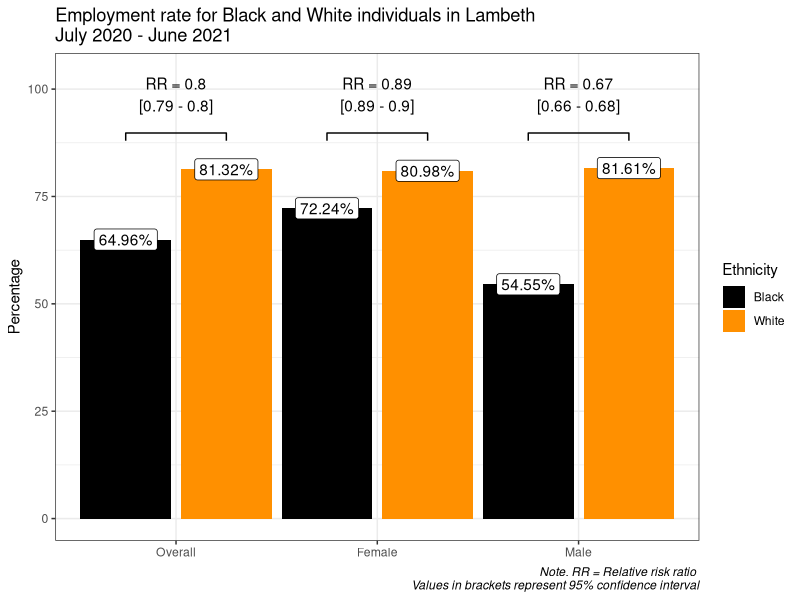
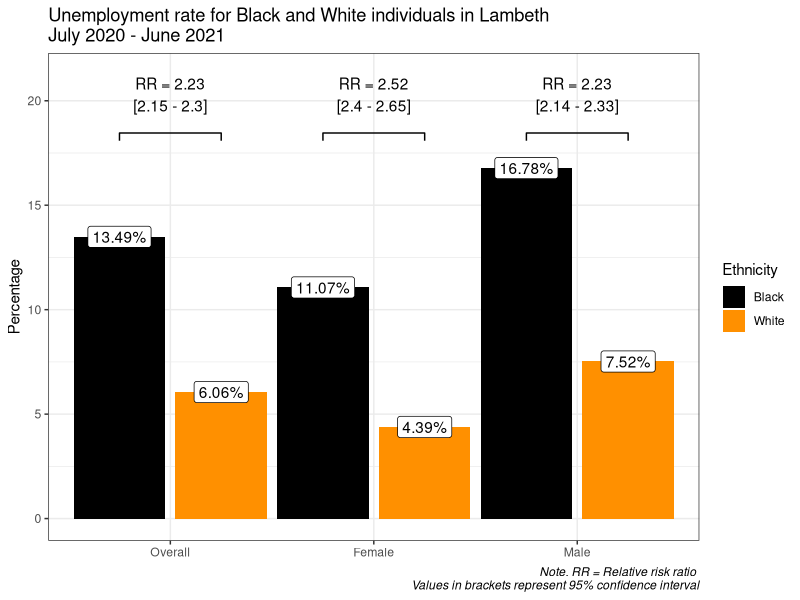
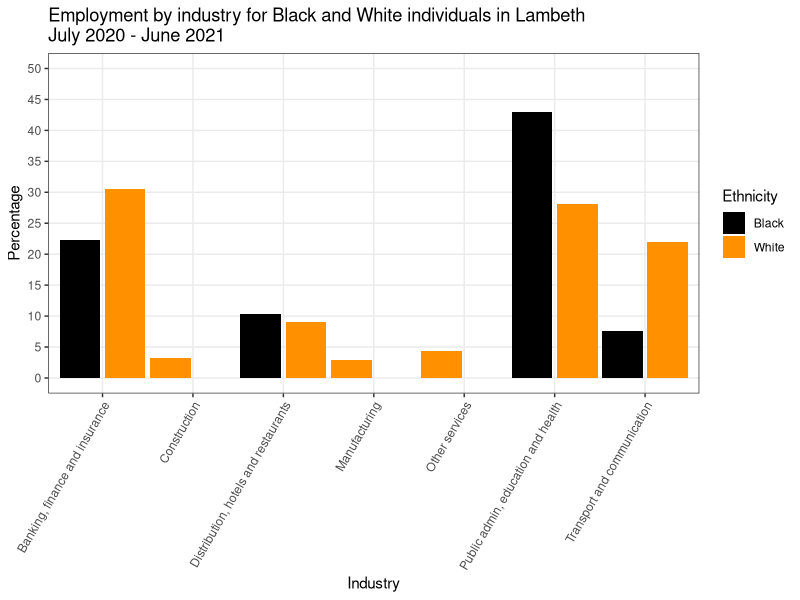
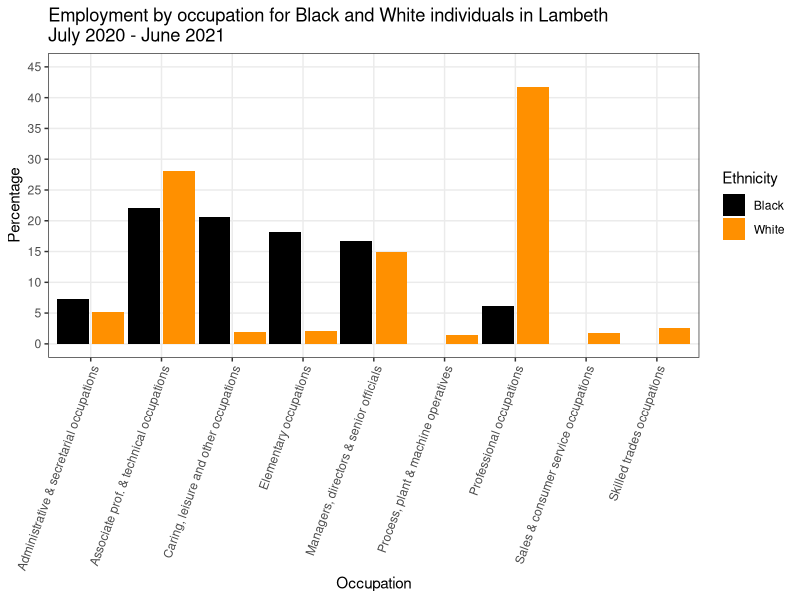
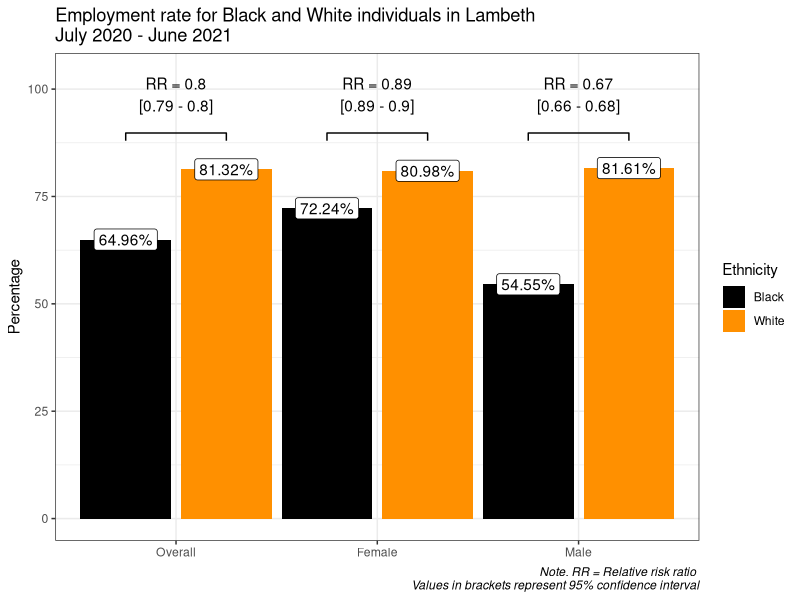
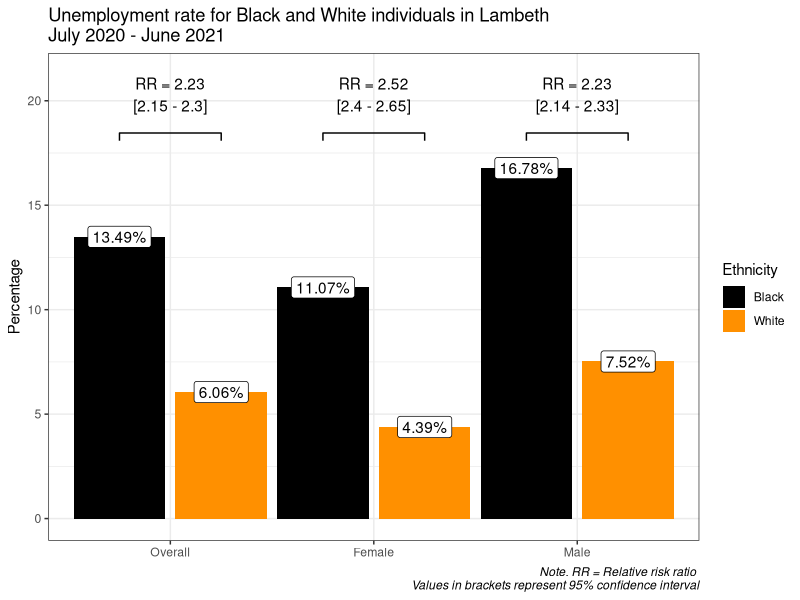
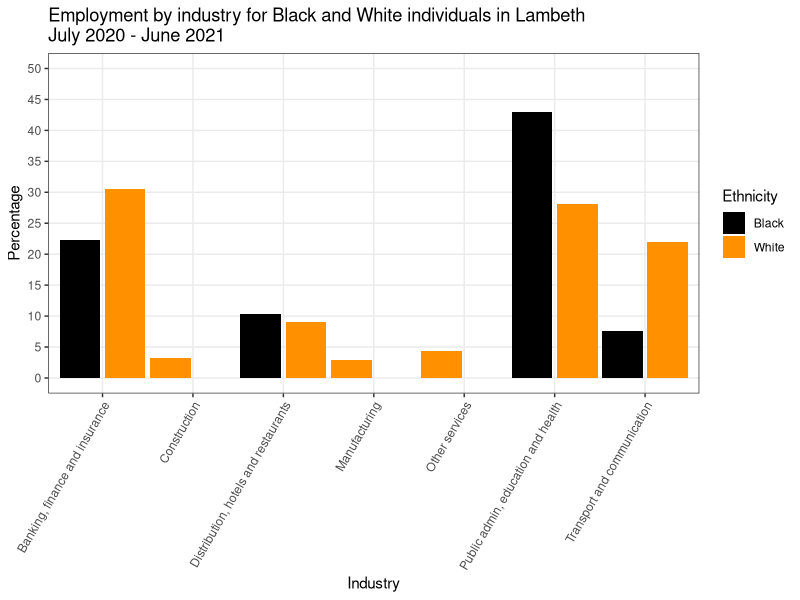
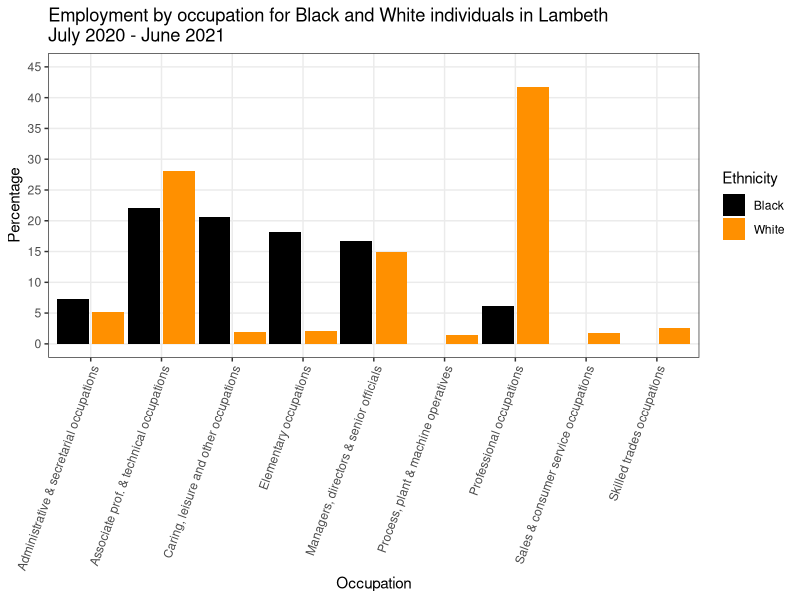

Write R code to recreate these figures, in order.
## ---- chunk 1
knitr::opts_chunk$set(echo = FALSE)
knitr::opts_chunk$set(warning = FALSE)
knitr::opts_chunk$set(message = FALSE)
## ---- chunk 2
library(tidyverse)
library(gmodels)
library(epitools)
library(kableExtra)
library(ggrepel)
## ---- chunk 3
colours <- c("black","#ff9000")
## ---- chunk 4
rr_from_df <- function(df, name){
  # function takes dfs made earlier, transforms in matrices, and creates risk
  # ratios and associated confidence intervals
  # 'name' is the name of the indicator
  mat <- matrix(c(df[2,2],
                  df[2,1],
                  df[1,2],
                  df[1,1]), 2, 2)
  df_out <- data.frame("indicator" = name,
                     "rr" = riskratio(mat)[["measure"]][2,1],
                     "ci_low" = riskratio(mat)[["measure"]][2,2],
                     "ci_upp" = riskratio(mat)[["measure"]][2,3])
  return(df_out)
}
## ---- chunk 5
employment_data <- read.csv("../data/employment_rate_to_jun_21.csv")

employment_data$sex <- factor(employment_data$sex, levels = c("Overall", "Female", "Male"))

# overall
temp <- subset(employment_data, sex == "Overall")

black <- data.frame("black" = c("employed" = temp[which(temp$ethnicity == "Black"), "numerator"], "not_employed" = temp[which(temp$ethnicity == "Black"), "denominator"] - temp[which(temp$ethnicity == "Black"), "numerator"]))

white <- data.frame("white" = c("employed" = temp[which(temp$ethnicity == "White"), "numerator"], "not_employed" = temp[which(temp$ethnicity == "White"), "denominator"] - temp[which(temp$ethnicity == "White"), "numerator"]))

bw_mat <- as.matrix(cbind(black, white))

xtab_employment_overall <- CrossTable(bw_mat, fisher = T, chisq = T, expected = T)
rr_employment_overall <- rr_from_df(as.data.frame(bw_mat), "Overall employment") # get risk ratio

# male
temp <- subset(employment_data, sex == "Male")

black <- data.frame("black" = c("employed" = temp[which(temp$ethnicity == "Black"), "numerator"], "not_employed" = temp[which(temp$ethnicity == "Black"), "denominator"] - temp[which(temp$ethnicity == "Black"), "numerator"]))

white <- data.frame("white" = c("employed" = temp[which(temp$ethnicity == "White"), "numerator"], "not_employed" = temp[which(temp$ethnicity == "White"), "denominator"] - temp[which(temp$ethnicity == "White"), "numerator"]))

bw_mat <- as.matrix(cbind(black, white))

xtab_employment_male <- CrossTable(bw_mat, fisher = T, chisq = T, expected = T)
rr_employment_male <- rr_from_df(as.data.frame(bw_mat), "Male employment") # get risk ratio

# female
temp <- subset(employment_data, sex == "Female")

black <- data.frame("black" = c("employed" = temp[which(temp$ethnicity == "Black"), "numerator"], "not_employed" = temp[which(temp$ethnicity == "Black"), "denominator"] - temp[which(temp$ethnicity == "Black"), "numerator"]))

white <- data.frame("white" = c("employed" = temp[which(temp$ethnicity == "White"), "numerator"], "not_employed" = temp[which(temp$ethnicity == "White"), "denominator"] - temp[which(temp$ethnicity == "White"), "numerator"]))

bw_mat <- as.matrix(cbind(black, white))
rr_employment_female <- rr_from_df(as.data.frame(bw_mat), "Female employment") # get risk ratio

xtab_employment_female <- CrossTable(bw_mat, fisher = T, chisq = T, expected = T)

## ---- chunk 6

employment_data <- employment_data %>%
  rename(
    Ethnicity = ethnicity
  )

employment_data$Ethnicity <- as.factor(employment_data$Ethnicity)
# set up values for line
var <- employment_data$percentage
maxval <- max(var) * 1.1
lowval <- maxval - (maxval * .02)
txtval <- maxval * 1.1
lpos_1 <- which(levels(employment_data$sex) == "Overall") - 0.25
rpos_1 <- which(levels(employment_data$sex) == "Overall") + 0.25
mpos_1 <- (lpos_1 + rpos_1) / 2
line_1_df <- data.frame(a = c(lpos_1, lpos_1, rpos_1, rpos_1), b = c(lowval, maxval, maxval, lowval)) # df for line
lpos_2 <- which(levels(employment_data$sex) == "Female") - 0.25
rpos_2 <- which(levels(employment_data$sex) == "Female") + 0.25
mpos_2 <- (lpos_2 + rpos_2) / 2
line_2_df <- data.frame(a = c(lpos_2, lpos_2, rpos_2, rpos_2), b = c(lowval, maxval, maxval, lowval)) # df for line
lpos_3 <- which(levels(employment_data$sex) == "Male") - 0.25
rpos_3 <- which(levels(employment_data$sex) == "Male") + 0.25
mpos_3 <- (lpos_3 + rpos_3) / 2
line_3_df <- data.frame(a = c(lpos_3, lpos_3, rpos_3, rpos_3), b = c(lowval, maxval, maxval, lowval)) # df for line

rr_1 <- round(rr_employment_overall$rr, 2)
rr_2 <- round(rr_employment_female$rr, 2)
rr_3 <- round(rr_employment_male$rr, 2)

rr_ci_low_1 <- round(rr_employment_overall$ci_low,2)
rr_ci_low_2 <- round(rr_employment_female$ci_low,2)
rr_ci_low_3 <- round(rr_employment_male$ci_low,2)

rr_ci_upp_1 <- round(rr_employment_overall$ci_upp,2)
rr_ci_upp_2 <- round(rr_employment_female$ci_upp,2)
rr_ci_upp_3 <- round(rr_employment_male$ci_upp,2)

dodge_val = 1 

ggplot(employment_data, aes(sex, percentage, fill = Ethnicity, group = Ethnicity)) +
  geom_col(position = position_dodge(width = dodge_val)) +
  theme_bw() +
  theme(
    plot.caption = element_text(face = "italic"),
    axis.title.x = element_blank()) + 
  geom_label(aes(label = paste0(round(percentage, 2), "%")), position = position_dodge(width = dodge_val), fill = "white") +
  ylab("Percentage") +
  geom_line(inherit.aes = F, data = line_1_df, aes(a, b)) +
  geom_line(inherit.aes = F, data = line_2_df, aes(a, b)) +
  geom_line(inherit.aes = F, data = line_3_df, aes(a, b)) +
  annotate("text", x = mpos_1, y = txtval, label = paste0("RR = ", rr_1, "\n[", rr_ci_low_1, " - ", rr_ci_upp_1,"]")) +
  annotate("text", x = mpos_2, y = txtval, label = paste0("RR = ", rr_2, "\n[", rr_ci_low_2, " - ", rr_ci_upp_2,"]")) +
  annotate("text", x = mpos_3, y = txtval, label = paste0("RR = ", rr_3, "\n[", rr_ci_low_3, " - ", rr_ci_upp_3,"]")) +
  scale_y_continuous(limits = c(0, maxval * 1.15)) +
  labs(caption = "Note. RR = Relative risk ratio \nValues in brackets represent 95% confidence interval") +
  scale_fill_manual(values = colours) +
  ggtitle("Employment rate for Black and White individuals in Lambeth \nJuly 2020 - June 2021")

ggsave("../images/employment_rate.png", width = 7, height = 5)
## ---- chunk 7
table_data <- employment_data %>%
  mutate(
    percentage = round(percentage, 2),
    sex = as.factor(sex)
  ) %>%
  select(sex, everything())
  

table_data <- table_data[c(order(table_data$sex, table_data$Ethnicity)),]

write_csv(table_data, file = "../data/employment_data.csv")

table_data %>%
  kable(caption = "Employment rate statistics", col.names = c("Sex", "Ethnicity", "Number employed","Population","Percentage employed"), row.names = F) %>%
  kable_styling(latex_options = "hold_position")
## ---- chunk 8
unemployment_data <- read.csv("../data/unemployment_rate_to_jun_21.csv")

unemployment_data$sex <- factor(unemployment_data$sex, levels = c("Overall", "Female", "Male"))

# overall
temp <- subset(unemployment_data, sex == "Overall")

black <- data.frame("black" = c("employed" = temp[which(temp$ethnicity == "Black"), "numerator"], "not_employed" = temp[which(temp$ethnicity == "Black"), "denominator"] - temp[which(temp$ethnicity == "Black"), "numerator"]))

white <- data.frame("white" = c("employed" = temp[which(temp$ethnicity == "White"), "numerator"], "not_employed" = temp[which(temp$ethnicity == "White"), "denominator"] - temp[which(temp$ethnicity == "White"), "numerator"]))

bw_mat <- as.matrix(cbind(black, white))

xtab_unemployment_overall <- CrossTable(bw_mat, fisher = T, chisq = T, expected = T)
rr_unemployment_overall <- rr_from_df(as.data.frame(bw_mat), "Overall unemployment") # get risk ratio

# male
temp <- subset(unemployment_data, sex == "Male")

black <- data.frame("black" = c("employed" = temp[which(temp$ethnicity == "Black"), "numerator"], "not_employed" = temp[which(temp$ethnicity == "Black"), "denominator"] - temp[which(temp$ethnicity == "Black"), "numerator"]))

white <- data.frame("white" = c("employed" = temp[which(temp$ethnicity == "White"), "numerator"], "not_employed" = temp[which(temp$ethnicity == "White"), "denominator"] - temp[which(temp$ethnicity == "White"), "numerator"]))

bw_mat <- as.matrix(cbind(black, white))

xtab_unemployment_male <- CrossTable(bw_mat, fisher = T, chisq = T, expected = T)
rr_unemployment_male <- rr_from_df(as.data.frame(bw_mat), "Male unemployment") # get risk ratio

# female
temp <- subset(unemployment_data, sex == "Female")

black <- data.frame("black" = c("employed" = temp[which(temp$ethnicity == "Black"), "numerator"], "not_employed" = temp[which(temp$ethnicity == "Black"), "denominator"] - temp[which(temp$ethnicity == "Black"), "numerator"]))

white <- data.frame("white" = c("employed" = temp[which(temp$ethnicity == "White"), "numerator"], "not_employed" = temp[which(temp$ethnicity == "White"), "denominator"] - temp[which(temp$ethnicity == "White"), "numerator"]))

bw_mat <- as.matrix(cbind(black, white))

xtab_ununemployment_female <- CrossTable(bw_mat, fisher = T, chisq = T, expected = T)
rr_unemployment_female <- rr_from_df(as.data.frame(bw_mat), "Female unemployment") # get risk ratio
## ---- chunk 9
unemployment_data <- unemployment_data %>%
  rename(
    Ethnicity = ethnicity
  )

unemployment_data$Ethnicity <- as.factor(unemployment_data$Ethnicity)
# set up values for line
var <- unemployment_data$percentage
maxval <- max(var) * 1.1
lowval <- maxval - (maxval * .02)
txtval <- maxval * 1.1
lpos_1 <- which(levels(unemployment_data$sex) == "Overall") - 0.25
rpos_1 <- which(levels(unemployment_data$sex) == "Overall") + 0.25
mpos_1 <- (lpos_1 + rpos_1) / 2
line_1_df <- data.frame(a = c(lpos_1, lpos_1, rpos_1, rpos_1), b = c(lowval, maxval, maxval, lowval)) # df for line
lpos_2 <- which(levels(unemployment_data$sex) == "Female") - 0.25
rpos_2 <- which(levels(unemployment_data$sex) == "Female") + 0.25
mpos_2 <- (lpos_2 + rpos_2) / 2
line_2_df <- data.frame(a = c(lpos_2, lpos_2, rpos_2, rpos_2), b = c(lowval, maxval, maxval, lowval)) # df for line
lpos_3 <- which(levels(unemployment_data$sex) == "Male") - 0.25
rpos_3 <- which(levels(unemployment_data$sex) == "Male") + 0.25
mpos_3 <- (lpos_3 + rpos_3) / 2
line_3_df <- data.frame(a = c(lpos_3, lpos_3, rpos_3, rpos_3), b = c(lowval, maxval, maxval, lowval)) # df for line

rr_1 <- round(rr_unemployment_overall$rr, 2)
rr_2 <- round(rr_unemployment_female$rr, 2)
rr_3 <- round(rr_unemployment_male$rr, 2)

rr_ci_low_1 <- round(rr_unemployment_overall$ci_low,2)
rr_ci_low_2 <- round(rr_unemployment_female$ci_low,2)
rr_ci_low_3 <- round(rr_unemployment_male$ci_low,2)

rr_ci_upp_1 <- round(rr_unemployment_overall$ci_upp,2)
rr_ci_upp_2 <- round(rr_unemployment_female$ci_upp,2)
rr_ci_upp_3 <- round(rr_unemployment_male$ci_upp,2)

dodge_val = 1 

ggplot(unemployment_data, aes(sex, percentage, fill = Ethnicity, group = Ethnicity)) +
  geom_col(position = position_dodge(width = dodge_val)) +
  theme_bw() +
  theme(
    plot.caption = element_text(face = "italic"),
    axis.title.x = element_blank()) + 
  geom_label(aes(label = paste0(round(percentage, 2), "%")), position = position_dodge(width = dodge_val), fill = "white") +
  ylab("Percentage") +
  geom_line(inherit.aes = F, data = line_1_df, aes(a, b)) +
  geom_line(inherit.aes = F, data = line_2_df, aes(a, b)) +
  geom_line(inherit.aes = F, data = line_3_df, aes(a, b)) +
  annotate("text", x = mpos_1, y = txtval, label = paste0("RR = ", rr_1, "\n[", rr_ci_low_1, " - ", rr_ci_upp_1,"]")) +
  annotate("text", x = mpos_2, y = txtval, label = paste0("RR = ", rr_2, "\n[", rr_ci_low_2, " - ", rr_ci_upp_2,"]")) +
  annotate("text", x = mpos_3, y = txtval, label = paste0("RR = ", rr_3, "\n[", rr_ci_low_3, " - ", rr_ci_upp_3,"]")) +
  scale_y_continuous(limits = c(0, maxval * 1.15)) +
  labs(caption = "Note. RR = Relative risk ratio \nValues in brackets represent 95% confidence interval") +
  scale_fill_manual(values = colours) +
  ggtitle("Unemployment rate for Black and White individuals in Lambeth \nJuly 2020 - June 2021")

ggsave("../images/unemployment_rate.png", width = 7, height = 5)

## ---- chunk 10
table_data <- unemployment_data %>%
  mutate(
    percentage = round(percentage, 2),
    Ethnicity = as.factor(Ethnicity),
    sex = as.factor(sex)
  ) %>%
  select(sex, everything())
  
table_data <- table_data[c(order(table_data$sex, table_data$Ethnicity)),]

write_csv(table_data, file = "../data/unemployment_data.csv")

table_data %>%
  kable(caption = "Unemployment rate statistics", col.names = c("Sex", "Ethnicity", "Number unemployed","Population","Percentage unemployed"), row.names = F) %>%
  kable_styling(latex_options = "hold_position")
## ---- chunk 11
industry_data <- read.csv("../data/industry_by_ethnicity_to_jun_21.csv")

plot_data <- industry_data

plot_data <- plot_data[rowSums(is.na(plot_data)) != ncol(plot_data) - 3,]
plot_data <- plot_data[-c(which(plot_data$Industry == "Total services")),]

dodge_val = 1 
# plot_data %>%
#   complete(Industry, Ethnicity) %>%
  ggplot(plot_data, aes(Industry, Percentage, fill = Ethnicity)) +
  geom_col(position = position_dodge(width = dodge_val, preserve = "single")) +
  theme_bw() +
  theme(
    axis.text.x = element_text(angle = 60, vjust = 1, hjust = 1),
    panel.grid.minor.y = element_blank()
  ) +
  scale_fill_manual(values = colours) +
  scale_y_continuous(breaks = seq(0,50,5), limits = c(0,50)) +
  ggtitle("Employment by industry for Black and White individuals in Lambeth \nJuly 2020 - June 2021")

ggsave("../images/industry.png", width = 6, height = 6)

## ---- chunk 12
table_data <- industry_data %>%
  mutate(
    Percentage = round(Percentage, 2),
    Ethnicity = as.factor(Ethnicity),
    Industry = as.factor(Industry),
  ) %>%
  select(Industry, everything())

table_data <- table_data[c(order(table_data$Industry, table_data$Ethnicity)),]
write_csv(table_data, file = "../data/industry_data.csv")


table_data %>%
  kable(caption = "Employment by industry and ethnicity statistics", col.names = c("Industry", "Ethnicity", "Number employed","Population","Percentage"), row.names = F) %>%
  kable_styling(latex_options = "hold_position") %>%
  add_footnote("Note. As reported by the Office for National Statistics, fields marked 'NA' indicate values that are 'not available because the sample size is zero or disclosive (0-2)'", notation = "none")
## ---- chunk 13
occupation_data <- read.csv("../data/occupation_by_ethnicity_to_jun_21.csv")

plot_data <- occupation_data

plot_data <- plot_data[rowSums(is.na(plot_data)) != ncol(plot_data) - 3,]

dodge_val = 1 

plot_data %>%
  complete(Occupation, Ethnicity) %>% # to retain columns in position even with zero values
  ggplot(aes(Occupation, Percentage, fill = Ethnicity)) +
  geom_col(position = position_dodge(width = dodge_val)) +
  theme_bw() +
  theme(
    axis.text.x = element_text(angle = 70, vjust = 1, hjust = 1),
    panel.grid.minor.y = element_blank()
  ) +
  scale_fill_manual(values = colours) +
  scale_y_continuous(breaks = seq(0,50,5), limits = c(0,45)) +
  ggtitle("Employment by occupation for Black and White individuals in Lambeth \nJuly 2020 - June 2021")

ggsave("../images/occupation.png", width = 7, height = 5)

## ---- chunk 14
table_data <- occupation_data %>%
  mutate(
    Percentage = round(Percentage, 2),
    Ethnicity = as.factor(Ethnicity),
    Occupation = as.factor(Occupation)
  ) %>%
  select(Occupation, everything())

table_data <- table_data[c(order(table_data$Occupation, table_data$Ethnicity)),]

write_csv(table_data, file = "../data/occupation_data.csv")

table_data %>%
  kable(caption = "Employment by occupation and ethnicity statistics", col.names = c("Occupation", "Ethnicity", "Number employed","Population","Percentage"), row.names = F) %>%
  kable_styling(latex_options = "hold_position")  %>%
  add_footnote("Note. As reported by the Office for National Statistics, fields marked 'NA' indicate values that are 'not available because the sample size is zero or disclosive (0-2)'", notation = "none")
